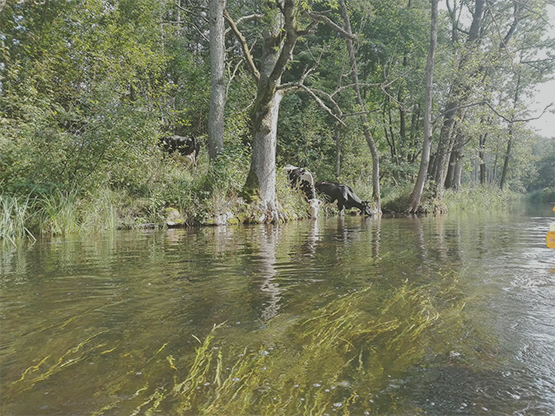
%> input picture LAB3/rzeczka2.png, 555 x 416 px
$ octave zad5.m   (GNU Octave 9; MATLAB toolbox functions it lacks are replaced by stand-ins)
%> lines starting %> are read from the running program, lines starting %| are printed output that depends on the picture
gamma = 1.5;
zakres = 255;

LUT_gamma = uint8(round(zakres * ((0:zakres) / zakres).^(1 / gamma)));

function wyjscie = LUT_zastosuj(wejscie, LUT)
    wejscie_przyciete = round(max(0, min(255, wejscie)));
    wyjscie = LUT(wejscie_przyciete + 1);
end


obraz = imread('rzeczka2.png');
%> obraz is the input picture: size 416x555x3 uint8; mean R, G, B 119.1, 122.3, 95.8
obraz = double(obraz);
%> obraz: size 416x555x3 double

obraz_przeksztalcony = LUT_zastosuj(obraz, LUT_gamma);
%> in LUT_zastosuj, `wyjscie = LUT(wejscie_przyciete + 1);`:
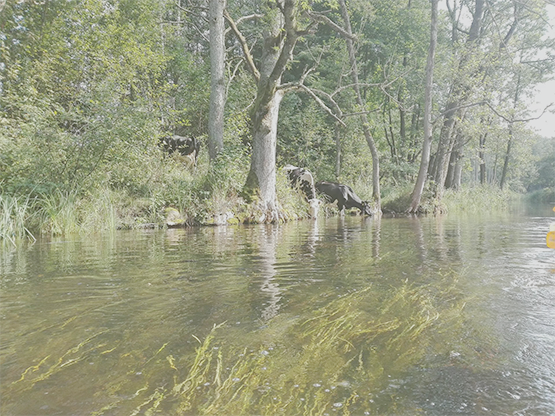
%> wyjscie: size 416x555x3 uint8; mean R, G, B 152.3, 155.1, 130.9

subplot(1, 2, 1);
imshow(uint8(obraz));
title('Oryginalny obrazek');
subplot(1, 2, 2);
imshow(uint8(obraz_przeksztalcony));
title('LUT z gamma 1.5');

figure;
plot(0:zakres, LUT_gamma, '-b');
xlabel('Wartość wejściowa');
ylabel('Wartość wyjściowa po korekcji gamma 1.5');
title('Tablica LUT dla gamma 1.5');
grid on;
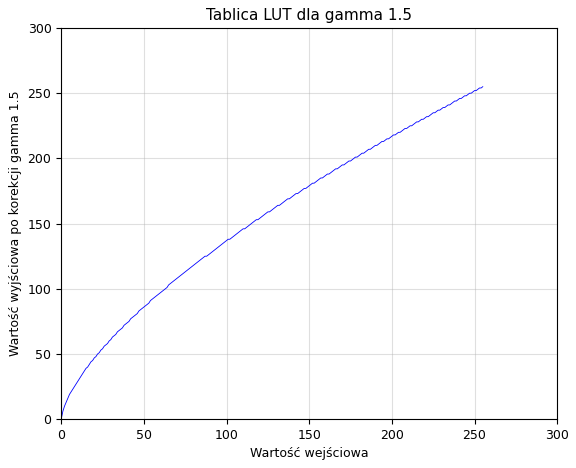
%> figure redrawn from the program's plot data; curve peaks at x = 255, y = 255
